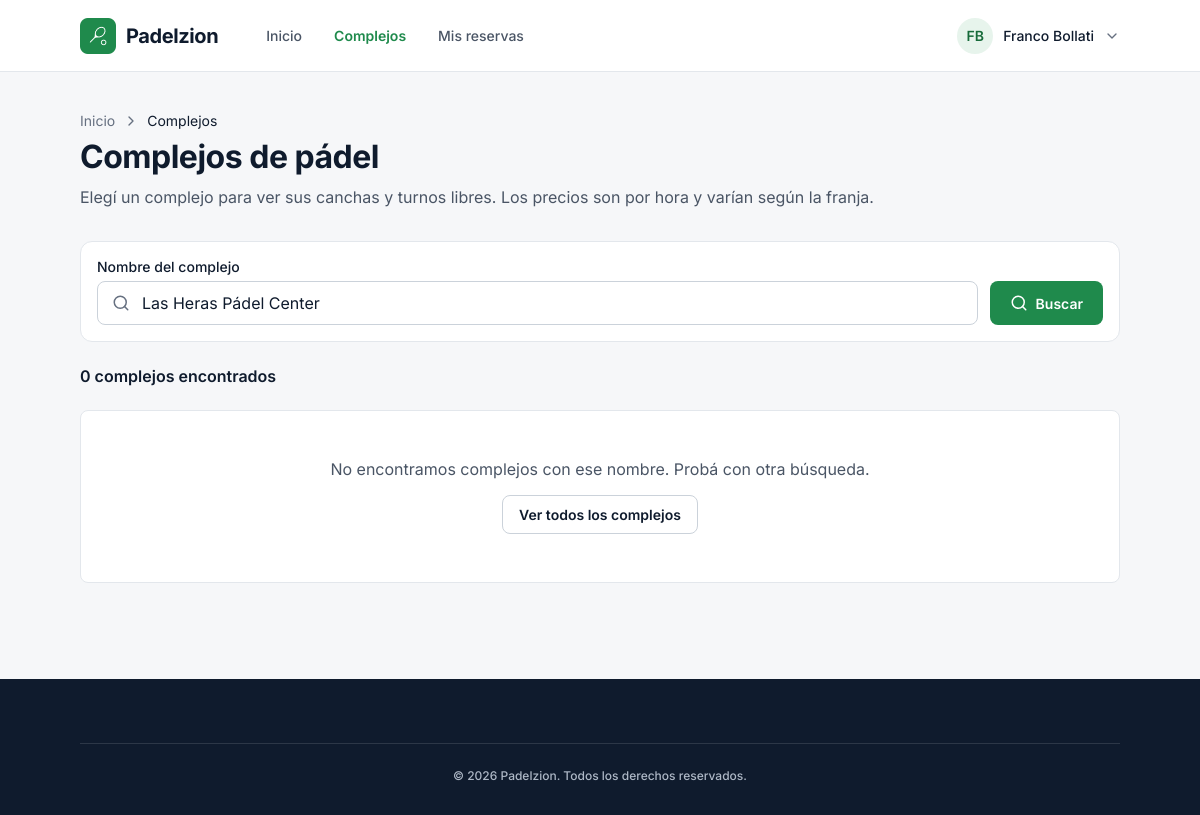
The page /complejos.php?buscar=Las Heras Pádel Center (signed in) on the database as committed earlier.
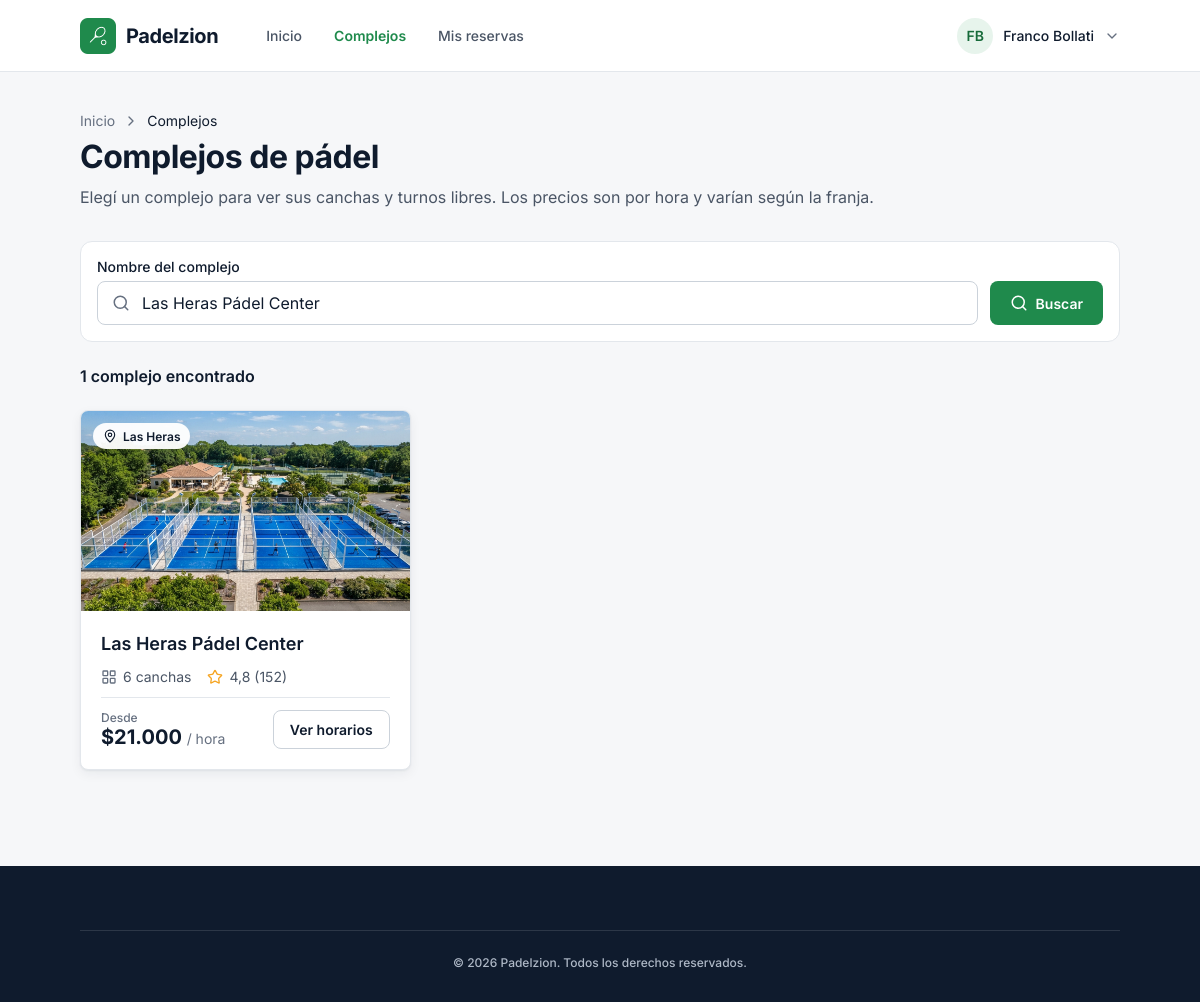
The same page on the database as committed later.
### tables this page shows
CREATE TABLE IF NOT EXISTS imagenes (
  id INT AUTO_INCREMENT PRIMARY KEY,
  complejo_id INT NOT NULL,
  archivo VARCHAR(100) NOT NULL,
  portada TINYINT(1) NOT NULL DEFAULT 0,
  FOREIGN KEY (complejo_id) REFERENCES complejos(id)
);

CREATE TABLE IF NOT EXISTS complejos (
  id INT AUTO_INCREMENT PRIMARY KEY,
  nombre VARCHAR(100) NOT NULL,
  zona VARCHAR(50) NOT NULL,
  direccion VARCHAR(150) NOT NULL,
  descripcion TEXT NOT NULL,
  cantidad_canchas INT NOT NULL,
  puntaje DECIMAL(2,1) NOT NULL,
  opiniones INT NOT NULL,
  precio_desde INT NOT NULL
);

### includes/card-complejo.php (the view)
<a class="card" href="complejo.php?id=<?php echo $complejo["id"]; ?>">
  <div class="card-imagen">
    <img src="img/<?php echo $complejo["imagen"]; ?>" alt="<?php echo $complejo["nombre"]; ?>">
    <span class="etiqueta"><img src="img/iconos/ubicacion.svg" alt=""> <?php echo $complejo["zona"]; ?></span>
  </div>
  <div class="card-cuerpo">
    <h3><?php echo $complejo["nombre"]; ?></h3>
    <div class="card-rasgos">
      <span><img src="img/iconos/canchas.svg" alt=""> <?php echo $complejo["cantidad_canchas"]; ?> canchas</span>
      <span><img src="img/iconos/estrella.svg" alt=""> <?php echo number_format($complejo["puntaje"], 1, ",", "."); ?> (<?php echo $complejo["opiniones"]; ?>)</span>
    </div>
    <div class="card-pie">
      <div>
        <p class="card-desde">Desde</p>
        <p class="card-precio">$<?php echo number_format($complejo["precio_desde"], 0, ",", "."); ?> <span>/ hora</span></p>
      </div>
      <span class="boton-borde">Ver horarios</span>
    </div>
  </div>
</a>

### complejos.php (shortened to what this page needs)
<?php
include "config/conexion.php";
$buscar = "";
if (isset($_GET["buscar"])) {
  $buscar = $_GET["buscar"];
}
$filtro = "%" . $buscar . "%";
$sql = "SELECT complejos.*, imagenes.archivo AS imagen FROM complejos
        JOIN imagenes ON imagenes.complejo_id = complejos.id AND imagenes.portada = 1
        WHERE complejos.nombre LIKE ? ORDER BY complejos.id";
$stmt = $conn->prepare($sql);
$stmt->bind_param("s", $filtro);
$stmt->execute();
$complejos = $stmt->get_result();
$total = $complejos->num_rows;
?>
<!DOCTYPE html>
<html lang="es">
<head>
  <link rel="stylesheet" href="css/estilos.css">
</head>
<body class="fondo-gris">
  <?php include "includes/navbar.php"; ?>
  <main class="contenido">
    <div class="encabezado-pagina">
      <div class="breadcrumb">
        <a href="index.php">Inicio</a>
        <img src="img/iconos/flecha-derecha.svg" alt="">
        <span>Complejos</span>
      </div>
      <h1>Complejos de pádel</h1>
      <p>Elegí un complejo para ver sus canchas y turnos libres. Los precios son por hora y varían según la franja.</p>
    </div>
    <form class="filtros" action="complejos.php" method="GET">
      <div class="campo">
        <label for="buscar">Nombre del complejo</label>
        <div class="campo-input">
          <img src="img/iconos/buscar.svg" alt="">
          <input type="text" id="buscar" name="buscar" placeholder="Buscá por nombre, ej: Aconcagua Pádel Club" value="<?php echo htmlspecialchars($buscar); ?>">
        </div>
      </div>
      <button type="submit" class="boton-buscar"><img src="img/iconos/buscar-blanco.svg" alt=""> Buscar</button>
    </form>
    <?php if ($total == 1) { ?>
      <p class="resultados-total">1 complejo encontrado</p>
    <?php } else { ?>
      <p class="resultados-total"><?php echo $total; ?> complejos encontrados</p>
    <?php } ?>
    <?php if ($total == 0) { ?>
      <div class="sin-resultados">
        <p>No encontramos complejos con ese nombre. Probá con otra búsqueda.</p>
        <a href="complejos.php" class="boton-borde">Ver todos los complejos</a>
      </div>
    <?php } else { ?>
      <div class="grilla-complejos">
        <?php while ($complejo = $complejos->fetch_assoc()) { ?>
          <?php include "includes/card-complejo.php"; ?>
        <?php } ?>
      </div>
    <?php } ?>
  </main>
  <?php include "includes/footer.php"; ?>
</body>
</html>

Rows that differ between the two databases and show on the page:
added imagenes: archivo (picture), complejo.zona "Las Heras", complejo.nombre "Las Heras Pádel Center", complejo.cantidad_canchas "6", complejo.puntaje "4,8", complejo.opiniones "152", complejo.precio_desde "21.000"
Other text that changed with them:
$total: "0" → (not shown)
text no longer shown: "complejos encontrados No encontramos complejos con ese nombre. Probá con otra búsqueda. Ver todos los complejos"
text now shown: "1 complejo encontrado"
